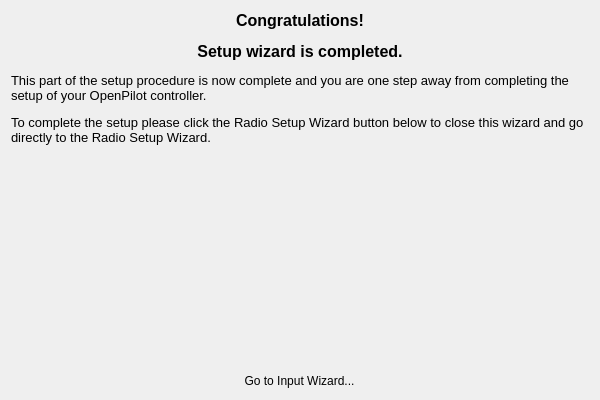
<?xml version="1.0" encoding="UTF-8"?>
<ui version="4.0">
 <class>OPEndPage</class>
 <widget class="QWizardPage" name="OPEndPage">
  <property name="geometry">
   <rect>
    <x>0</x>
    <y>0</y>
    <width>600</width>
    <height>400</height>
   </rect>
  </property>
  <property name="minimumSize">
   <size>
    <width>600</width>
    <height>400</height>
   </size>
  </property>
  <property name="windowTitle">
   <string>WizardPage</string>
  </property>
  <layout class="QVBoxLayout" name="verticalLayout">
   <item>
    <widget class="QLabel" name="label_2">
     <property name="text">
      <string>&lt;!DOCTYPE HTML PUBLIC &quot;-//W3C//DTD HTML 4.0//EN&quot; &quot;http://www.w3.org/TR/REC-html40/strict.dtd&quot;&gt;
&lt;html&gt;&lt;head&gt;&lt;meta name=&quot;qrichtext&quot; content=&quot;1&quot; /&gt;&lt;style type=&quot;text/css&quot;&gt;
p, li { white-space: pre-wrap; }
&lt;/style&gt;&lt;/head&gt;&lt;body style=&quot; font-family:'Cantarell'; font-size:11pt; font-weight:400; font-style:normal;&quot;&gt;
&lt;p align=&quot;center&quot; style=&quot; margin-top:12px; margin-bottom:12px; margin-left:0px; margin-right:0px; -qt-block-indent:0; text-indent:0px;&quot;&gt;&lt;span style=&quot; font-family:'MS Shell Dlg 2'; font-size:12pt; font-weight:600;&quot;&gt;Congratulations!&lt;/span&gt;&lt;/p&gt;
&lt;p align=&quot;center&quot; style=&quot; margin-top:12px; margin-bottom:12px; margin-left:0px; margin-right:0px; -qt-block-indent:0; text-indent:0px;&quot;&gt;&lt;span style=&quot; font-family:'MS Shell Dlg 2'; font-size:12pt; font-weight:600;&quot;&gt;Setup wizard is completed.&lt;/span&gt;&lt;/p&gt;
&lt;p style=&quot; margin-top:12px; margin-bottom:12px; margin-left:0px; margin-right:0px; -qt-block-indent:0; text-indent:0px;&quot;&gt;&lt;span style=&quot; font-family:'MS Shell Dlg 2'; font-size:10pt;&quot;&gt;This part of the setup procedure is now complete and you are one step away from completing the setup of your OpenPilot controller.&lt;/span&gt;&lt;/p&gt;
&lt;p style=&quot; margin-top:12px; margin-bottom:12px; margin-left:0px; margin-right:0px; -qt-block-indent:0; text-indent:0px;&quot;&gt;&lt;span style=&quot; font-family:'MS Shell Dlg 2'; font-size:10pt;&quot;&gt;To complete the setup please click the Radio Setup Wizard button below to close this wizard and go directly to the Radio Setup Wizard.&lt;/span&gt;&lt;/p&gt;&lt;/body&gt;&lt;/html&gt;</string>
     </property>
     <property name="alignment">
      <set>Qt::AlignLeading|Qt::AlignLeft|Qt::AlignTop</set>
     </property>
     <property name="wordWrap">
      <bool>true</bool>
     </property>
    </widget>
   </item>
   <item>
    <layout class="QHBoxLayout" name="horizontalLayout">
     <item>
      <widget class="QToolButton" name="inputWizardButton">
       <property name="styleSheet">
        <string notr="true">QToolButton { border: none }</string>
       </property>
       <property name="text">
        <string>Go to Input Wizard...</string>
       </property>
       <property name="icon">
        <iconset resource="../wizardResources.qrc">
         <normaloff>:/setupwizard/resources/bttn-txwizard-off.png</normaloff>
         <normalon>:/setupwizard/resources/bttn-txwizard-on.png</normalon>
         <activeoff>:/setupwizard/resources/bttn-txwizard-off.png</activeoff>
         <activeon>:/setupwizard/resources/bttn-txwizard-off.png</activeon>:/setupwizard/resources/bttn-txwizard-off.png</iconset>
       </property>
       <property name="iconSize">
        <size>
         <width>200</width>
         <height>100</height>
        </size>
       </property>
       <property name="autoRaise">
        <bool>true</bool>
       </property>
      </widget>
     </item>
    </layout>
   </item>
  </layout>
 </widget>
 <resources>
  <include location="../wizardResources.qrc"/>
 </resources>
 <connections/>
</ui>
